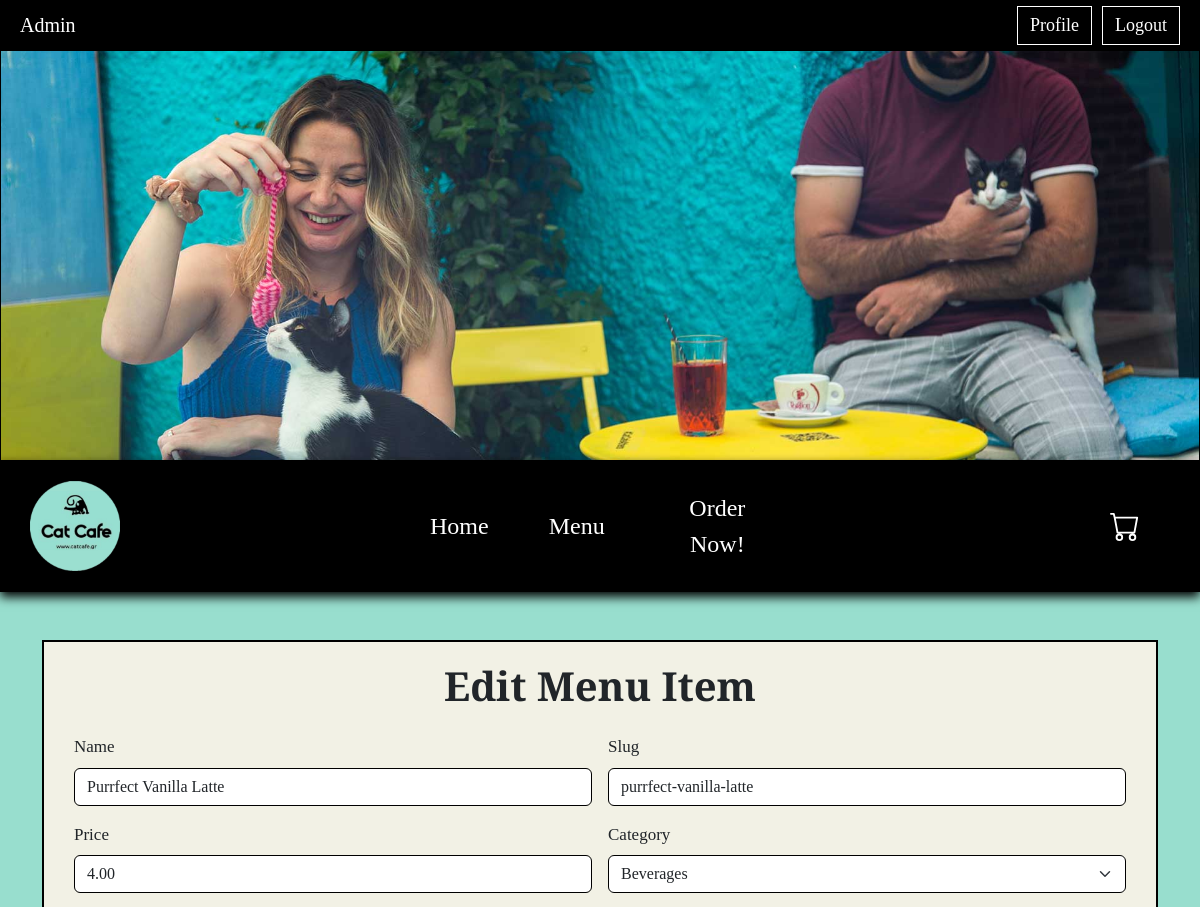
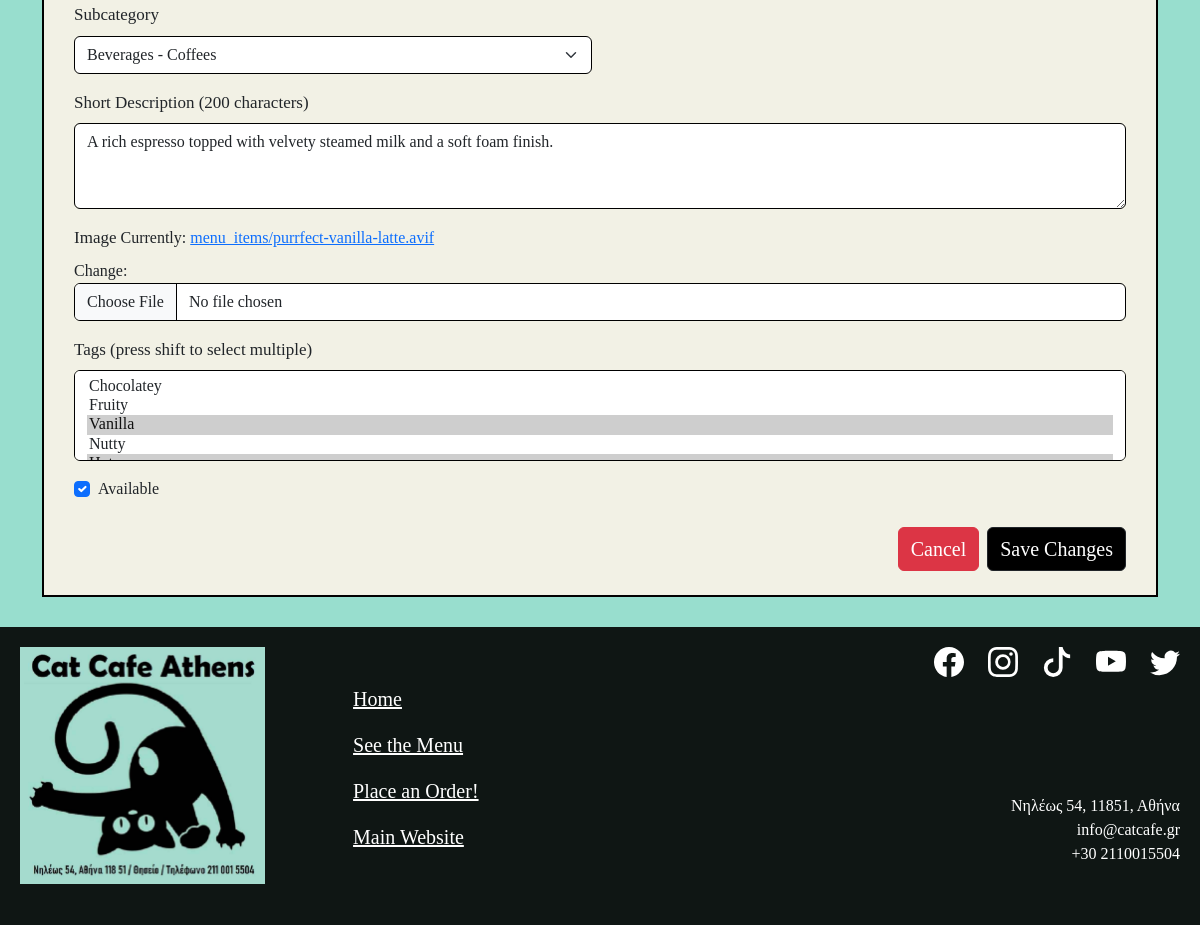
The app's page /menu/admin/items/purrfect-vanilla-latte/edit/ (signed in) with its own data (2 pictures, top to bottom).
### catalog/models.py (models this page shows, shortened)
class MenuItem(models.Model):
    name = models.CharField(max_length=100, unique=True)
    slug = models.SlugField(unique=True)
    category = models.ForeignKey(Category, on_delete=models.PROTECT, related_name='items')
    subcategory = models.ForeignKey(SubCategory, on_delete=models.PROTECT, related_name='items')
    short_description = models.CharField(max_length=200)
    image = models.ImageField(upload_to='menu_items/')
    price = models.DecimalField(max_digits=6, decimal_places=2)
    tags = models.ManyToManyField(Tag, blank=True, related_name='menu_items')
    is_available = models.BooleanField(default=True)
    created_at = models.DateTimeField(auto_now_add=True)
    class Meta:
        ordering = ['category__name', 'subcategory__name', 'name']
        verbose_name = "Menu Item"
        verbose_name_plural = "Menu Items"

### catalog/views.py (the view)
# urls.py: path('admin/items/<slug:slug>/edit/', views.edit_item, name='edit_item'),
@staff_member_required
def edit_item(request, slug):
    item = get_object_or_404(MenuItem, slug=slug)
    if request.method == 'POST':
        form = MenuItemForm(request.POST, request.FILES, instance=item)
        if form.is_valid():
            form.save()
            return redirect('catalog:manage_items')
    else:
        form = MenuItemForm(instance=item)
    return render(request, 'catalog/admin/item_form.html', {
        'form': form,
        'title': 'Edit Menu Item',
        'button_text': 'Save Changes',
        'item': item,
    })

### catalog/forms.py
class MenuItemForm(forms.ModelForm):
    class Meta:
        model = MenuItem
        fields = [
            'name',
            'slug',
            'category',
            'subcategory',
            'short_description',
            'image',
            'price',
            'tags',
            'is_available',
        ]
        widgets = {
            'name': forms.TextInput(attrs={'class': 'form-control'}),
            'slug': forms.TextInput(attrs={'class': 'form-control'}),
            'category': forms.Select(attrs={'class': 'form-select'}),
            'subcategory': forms.Select(attrs={'class': 'form-select'}),
            'short_description': forms.Textarea(attrs={'class': 'form-control', 'rows': 3}),
            'image': forms.ClearableFileInput(attrs={'class': 'form-control'}),
            'price': forms.NumberInput(attrs={'class': 'form-control', 'step': '0.01'}),
            'tags': forms.SelectMultiple(attrs={'class': 'form-select'}),
            'is_available': forms.CheckboxInput(attrs={'class': 'form-check-input'}),
        }

### catalog/models.py (called while the page is built)
    def __str__(self):
        return self.name

    def __str__(self):
        return f"{self.category.name} - {self.name}"

    def __str__(self):
        return self.name

### catalog/templates/catalog/admin/item_form.html (shortened to what this page needs)
{% extends 'base.html' %}
{% load static %}
{% block content %}
<div class="container mt-5">
    <div class="beige-box pb-4">
        <h1 class="mb-4">{{ title }}</h1>
        <form method="post" enctype="multipart/form-data">
            <div class="row g-3">
                <div class="col-md-6">
                    <label class="form-label">Name</label>
                    {{ form.name }}
                </div>
                <div class="col-md-6">
                    <label class="form-label">Slug</label>
                    {{ form.slug }}
                </div>
                <div class="col-md-6">
                    <label class="form-label">Price</label>
                    {{ form.price }}
                </div>
                <div class="col-md-6">
                    <label class="form-label">Category</label>
                    {{ form.category }}
                </div>
                <div class="col-md-6">
                    <label class="form-label">Subcategory</label>
                    {{ form.subcategory }}
                </div>
                <div class="col-12">
                    <label class="form-label">Short Description (200 characters)</label>
                    {{ form.short_description }}
                </div>
                <div class="col-12">
                    <label class="form-label">Image</label>
                    {{ form.image }}
                </div>
                <div class="col-12">
                    <label class="form-label">Tags (press shift to select multiple)</label>
                    {{ form.tags }}
                </div>
                <div class="col-12 form-check ms-2">
                    {{ form.is_available }}
                    <label class="form-check-label">Available</label>
                </div>
                <div class="col-12 d-flex justify-content-end gap-2 mt-4">
                    <a href="{% url 'catalog:manage_items' %}" class="btn btn-danger">
                        Cancel
                    </a>
                    <button type="submit" class="btn btn-dark">
                        {{ button_text }}
                    </button>
                </div>
            </div>
        </form>
    </div>
</div>
{% endblock %}

### static/css/main.css (style rules this page uses)
body { margin: 0; background-color: #98DECE; font-family: "Bree Serif", serif; }
h1 { text-align: center; font-size: 40px; font-weight: bold; margin-top: 20px; margin-bottom: 10px; }
.beige-box { border: 2px solid black; background-color: #F2F1E5; padding: 0 30px; }
.form-label { font-size: 17px; }
.form-control { border: 1px solid black; }
.form-select { border: 1px solid black; }
.btn { font-size: 20px; }
.btn-dark { background-color: black; }

### records on screen
MenuItem: name "Purrfect Vanilla Latte", slug "purrfect-vanilla-latte", price "4.00", category "Beverages", subcategory "Beverages - Coffees", short_description "A rich espresso topped with velvety steamed milk and a soft foam finish.", is_available "☑"

### other values on screen
{{ title }} "Edit Menu Item"
{{ button_text }} "Save Changes"
